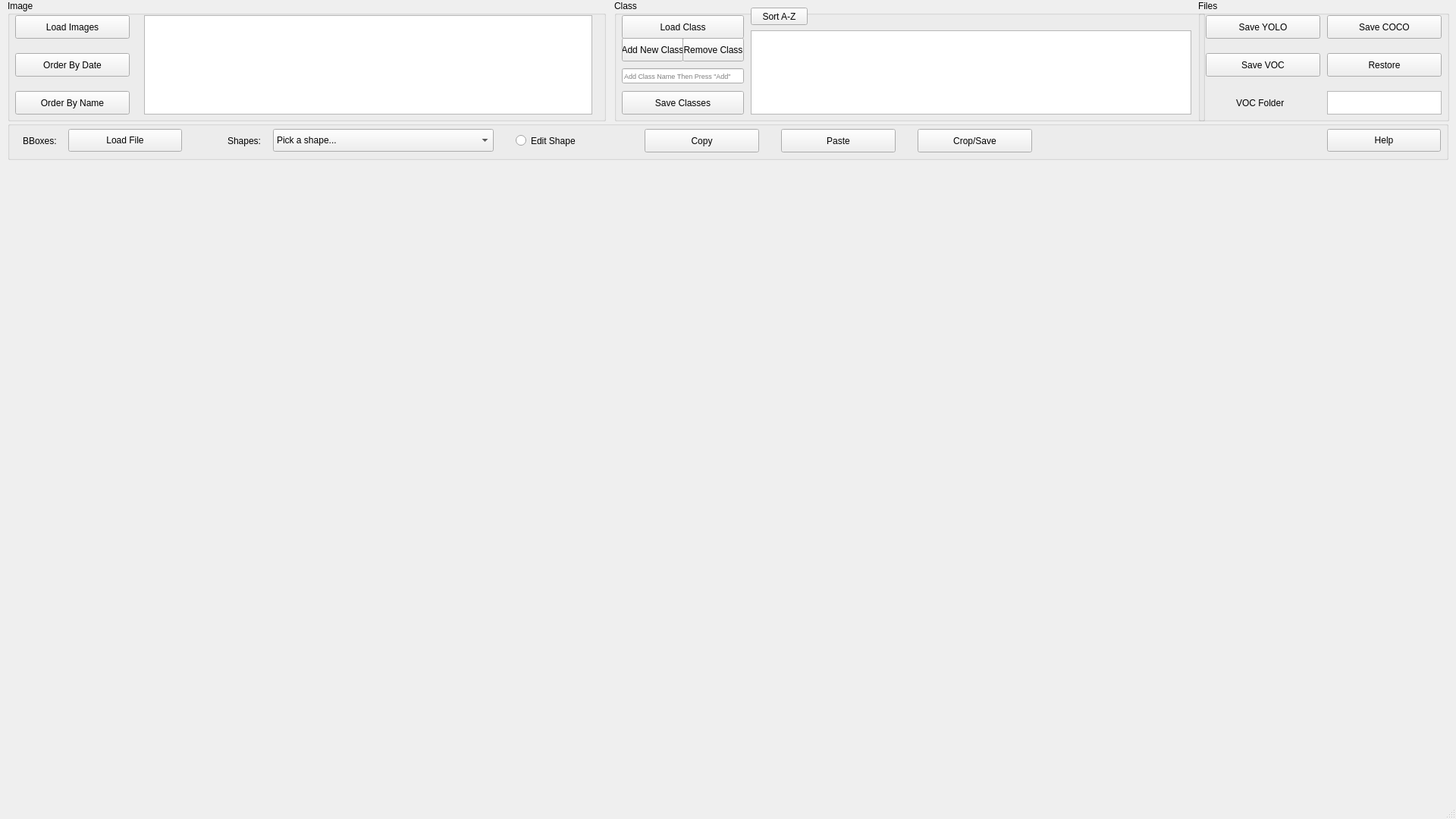
<?xml version="1.0" encoding="UTF-8"?>
<ui version="4.0">
 <class>MainWindow</class>
 <widget class="QMainWindow" name="MainWindow">
  <property name="geometry">
   <rect>
    <x>0</x>
    <y>0</y>
    <width>1920</width>
    <height>1080</height>
   </rect>
  </property>
  <property name="windowTitle">
   <string>MainWindow</string>
  </property>
  <widget class="QWidget" name="centralwidget">
   <widget class="QGroupBox" name="groupBox">
    <property name="geometry">
     <rect>
      <x>10</x>
      <y>0</y>
      <width>789</width>
      <height>160</height>
     </rect>
    </property>
    <property name="title">
     <string>Image</string>
    </property>
    <widget class="QListWidget" name="imageList">
     <property name="geometry">
      <rect>
       <x>180</x>
       <y>20</y>
       <width>591</width>
       <height>131</height>
      </rect>
     </property>
    </widget>
    <widget class="QPushButton" name="loadImagesButton">
     <property name="geometry">
      <rect>
       <x>10</x>
       <y>20</y>
       <width>151</width>
       <height>31</height>
      </rect>
     </property>
     <property name="text">
      <string>Load Images</string>
     </property>
    </widget>
    <widget class="QPushButton" name="dateSortButton">
     <property name="geometry">
      <rect>
       <x>10</x>
       <y>70</y>
       <width>151</width>
       <height>31</height>
      </rect>
     </property>
     <property name="text">
      <string>Order By Date</string>
     </property>
    </widget>
    <widget class="QPushButton" name="nameSortButton">
     <property name="geometry">
      <rect>
       <x>10</x>
       <y>120</y>
       <width>151</width>
       <height>31</height>
      </rect>
     </property>
     <property name="text">
      <string>Order By Name</string>
     </property>
    </widget>
   </widget>
   <widget class="QGroupBox" name="groupBox_2">
    <property name="geometry">
     <rect>
      <x>810</x>
      <y>0</y>
      <width>779</width>
      <height>160</height>
     </rect>
    </property>
    <property name="title">
     <string>Class</string>
    </property>
    <widget class="QPushButton" name="classLoad">
     <property name="geometry">
      <rect>
       <x>10</x>
       <y>20</y>
       <width>161</width>
       <height>31</height>
      </rect>
     </property>
     <property name="text">
      <string>Load Class</string>
     </property>
    </widget>
    <widget class="QListWidget" name="classList">
     <property name="geometry">
      <rect>
       <x>180</x>
       <y>40</y>
       <width>581</width>
       <height>111</height>
      </rect>
     </property>
    </widget>
    <widget class="QLineEdit" name="classEnter">
     <property name="geometry">
      <rect>
       <x>10</x>
       <y>90</y>
       <width>161</width>
       <height>20</height>
      </rect>
     </property>
     <property name="font">
      <font>
       <pointsize>7</pointsize>
      </font>
     </property>
     <property name="placeholderText">
      <string>Add Class Name Then Press &quot;Add&quot;</string>
     </property>
    </widget>
    <widget class="QPushButton" name="classRemove">
     <property name="geometry">
      <rect>
       <x>90</x>
       <y>50</y>
       <width>81</width>
       <height>31</height>
      </rect>
     </property>
     <property name="text">
      <string>Remove Class</string>
     </property>
    </widget>
    <widget class="QPushButton" name="classAdd">
     <property name="geometry">
      <rect>
       <x>10</x>
       <y>50</y>
       <width>81</width>
       <height>31</height>
      </rect>
     </property>
     <property name="text">
      <string>Add New Class</string>
     </property>
    </widget>
    <widget class="QPushButton" name="classSave">
     <property name="geometry">
      <rect>
       <x>10</x>
       <y>120</y>
       <width>161</width>
       <height>31</height>
      </rect>
     </property>
     <property name="text">
      <string>Save Classes</string>
     </property>
    </widget>
    <widget class="QPushButton" name="classAsc">
     <property name="geometry">
      <rect>
       <x>180</x>
       <y>10</y>
       <width>75</width>
       <height>23</height>
      </rect>
     </property>
     <property name="text">
      <string>Sort A-Z</string>
     </property>
    </widget>
   </widget>
   <widget class="QGroupBox" name="groupBox_3">
    <property name="geometry">
     <rect>
      <x>1580</x>
      <y>0</y>
      <width>331</width>
      <height>160</height>
     </rect>
    </property>
    <property name="title">
     <string>Files</string>
    </property>
    <widget class="QPushButton" name="saveYOLOButton">
     <property name="geometry">
      <rect>
       <x>10</x>
       <y>20</y>
       <width>151</width>
       <height>31</height>
      </rect>
     </property>
     <property name="text">
      <string>Save YOLO</string>
     </property>
    </widget>
    <widget class="QPushButton" name="saveVOCButton">
     <property name="geometry">
      <rect>
       <x>10</x>
       <y>70</y>
       <width>151</width>
       <height>31</height>
      </rect>
     </property>
     <property name="text">
      <string>Save VOC</string>
     </property>
    </widget>
    <widget class="QPushButton" name="saveCOCOButton">
     <property name="geometry">
      <rect>
       <x>170</x>
       <y>20</y>
       <width>151</width>
       <height>31</height>
      </rect>
     </property>
     <property name="text">
      <string>Save COCO</string>
     </property>
    </widget>
    <widget class="QPushButton" name="restoreButton">
     <property name="geometry">
      <rect>
       <x>170</x>
       <y>70</y>
       <width>151</width>
       <height>31</height>
      </rect>
     </property>
     <property name="text">
      <string>Restore</string>
     </property>
    </widget>
    <widget class="QPlainTextEdit" name="editVOCName">
     <property name="geometry">
      <rect>
       <x>170</x>
       <y>120</y>
       <width>151</width>
       <height>31</height>
      </rect>
     </property>
     <property name="font">
      <font>
       <pointsize>9</pointsize>
      </font>
     </property>
    </widget>
    <widget class="QLabel" name="label">
     <property name="geometry">
      <rect>
       <x>50</x>
       <y>120</y>
       <width>71</width>
       <height>31</height>
      </rect>
     </property>
     <property name="text">
      <string>VOC Folder</string>
     </property>
    </widget>
   </widget>
   <widget class="QLabel" name="imageDisplay">
    <property name="geometry">
     <rect>
      <x>10</x>
      <y>210</y>
      <width>1901</width>
      <height>841</height>
     </rect>
    </property>
    <property name="text">
     <string/>
    </property>
   </widget>
   <widget class="QGroupBox" name="groupBox_4">
    <property name="geometry">
     <rect>
      <x>10</x>
      <y>160</y>
      <width>1900</width>
      <height>51</height>
     </rect>
    </property>
    <property name="title">
     <string/>
    </property>
    <widget class="QLabel" name="label_2">
     <property name="geometry">
      <rect>
       <x>20</x>
       <y>10</y>
       <width>55</width>
       <height>31</height>
      </rect>
     </property>
     <property name="text">
      <string>BBoxes:</string>
     </property>
    </widget>
    <widget class="QPushButton" name="loadBboxButton">
     <property name="geometry">
      <rect>
       <x>80</x>
       <y>10</y>
       <width>150</width>
       <height>30</height>
      </rect>
     </property>
     <property name="text">
      <string>Load File</string>
     </property>
    </widget>
    <widget class="QComboBox" name="shapeCombo">
     <property name="geometry">
      <rect>
       <x>350</x>
       <y>10</y>
       <width>291</width>
       <height>30</height>
      </rect>
     </property>
     <item>
      <property name="text">
       <string>Pick a shape...</string>
      </property>
     </item>
     <item>
      <property name="text">
       <string>Square/Rectangle</string>
      </property>
     </item>
     <item>
      <property name="text">
       <string>Triangle</string>
      </property>
     </item>
     <item>
      <property name="text">
       <string>Trapezium</string>
      </property>
     </item>
     <item>
      <property name="text">
       <string>Polygon</string>
      </property>
     </item>
    </widget>
    <widget class="QLabel" name="label_3">
     <property name="geometry">
      <rect>
       <x>290</x>
       <y>10</y>
       <width>55</width>
       <height>31</height>
      </rect>
     </property>
     <property name="text">
      <string>Shapes:</string>
     </property>
    </widget>
    <widget class="QRadioButton" name="editShapeButton">
     <property name="geometry">
      <rect>
       <x>670</x>
       <y>10</y>
       <width>121</width>
       <height>31</height>
      </rect>
     </property>
     <property name="text">
      <string>Edit Shape</string>
     </property>
    </widget>
    <widget class="QPushButton" name="helpButton">
     <property name="geometry">
      <rect>
       <x>1740</x>
       <y>10</y>
       <width>150</width>
       <height>30</height>
      </rect>
     </property>
     <property name="text">
      <string>Help</string>
     </property>
    </widget>
    <widget class="QPushButton" name="copyButton">
     <property name="geometry">
      <rect>
       <x>840</x>
       <y>10</y>
       <width>151</width>
       <height>31</height>
      </rect>
     </property>
     <property name="text">
      <string>Copy</string>
     </property>
    </widget>
    <widget class="QPushButton" name="pasteButton">
     <property name="geometry">
      <rect>
       <x>1020</x>
       <y>10</y>
       <width>151</width>
       <height>31</height>
      </rect>
     </property>
     <property name="text">
      <string>Paste</string>
     </property>
    </widget>
    <widget class="QPushButton" name="cropButton">
     <property name="geometry">
      <rect>
       <x>1200</x>
       <y>10</y>
       <width>151</width>
       <height>31</height>
      </rect>
     </property>
     <property name="text">
      <string>Crop/Save</string>
     </property>
    </widget>
   </widget>
   <zorder>groupBox_2</zorder>
   <zorder>groupBox</zorder>
   <zorder>groupBox_3</zorder>
   <zorder>imageDisplay</zorder>
   <zorder>groupBox_4</zorder>
  </widget>
  <widget class="QStatusBar" name="statusbar"/>
 </widget>
 <resources/>
 <connections/>
</ui>
